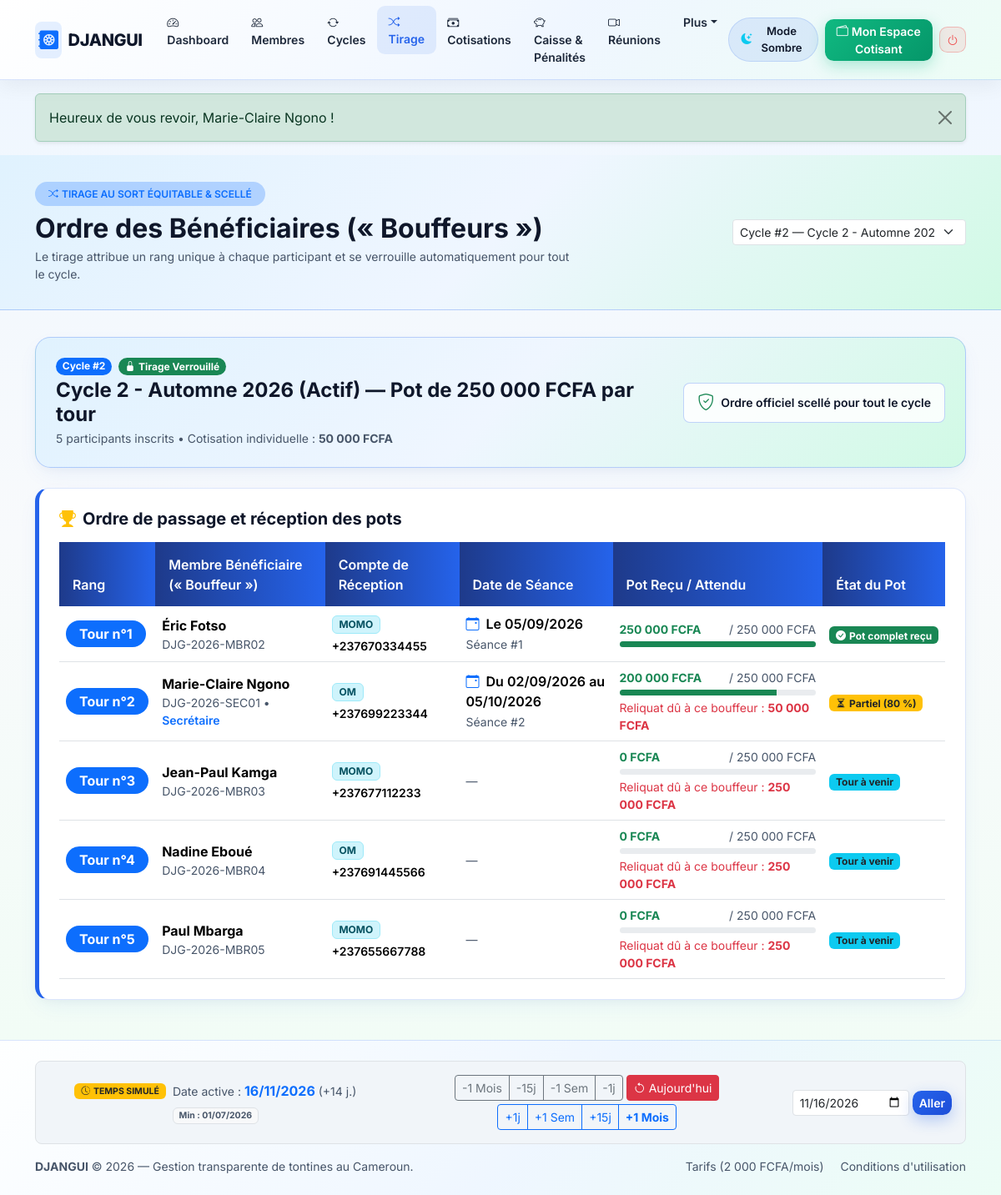
The page /admin/draws.php (signed in) on the database its author committed.
### tables this page shows
CREATE TABLE cycles (
    id INT UNSIGNED AUTO_INCREMENT PRIMARY KEY,
    tontine_id INT UNSIGNED NOT NULL,
    numero_cycle INT UNSIGNED NOT NULL,
    titre VARCHAR(100) NOT NULL,
    montant_cotisation DECIMAL(12,2) NOT NULL,
    frequence ENUM('hebdo', 'bimensuel', 'mensuel') NOT NULL DEFAULT 'mensuel',
    montant_penalite_retard DECIMAL(12,2) NOT NULL DEFAULT 0.00,
    date_debut DATE NOT NULL,
    date_fin DATE DEFAULT NULL,
    statut ENUM('brouillon', 'actif', 'termine', 'annule') NOT NULL DEFAULT 'brouillon',
    date_tirage DATETIME DEFAULT NULL,
    tirage_verrouille TINYINT(1) NOT NULL DEFAULT 0,
    auteur_tirage_id INT UNSIGNED DEFAULT NULL,
    created_at DATETIME NOT NULL DEFAULT CURRENT_TIMESTAMP,

    CONSTRAINT uq_cycles_tontine_numero UNIQUE (tontine_id, numero_cycle),
    CONSTRAINT chk_cycles_montant CHECK (montant_cotisation > 0),
    CONSTRAINT chk_cycles_penalite CHECK (montant_penalite_retard >= 0),
    CONSTRAINT fk_cycles_tontine FOREIGN KEY (tontine_id) REFERENCES tontines(id) ON DELETE CASCADE ON UPDATE CASCADE,
    CONSTRAINT fk_cycles_auteur_tirage FOREIGN KEY (auteur_tirage_id) REFERENCES users(id) ON DELETE SET NULL ON UPDATE CASCADE,
    INDEX idx_cycles_tontine_statut (tontine_id, statut)
);

CREATE TABLE cycle_members (
    id INT UNSIGNED AUTO_INCREMENT PRIMARY KEY,
    cycle_id INT UNSIGNED NOT NULL,
    user_id INT UNSIGNED NOT NULL,
    rang_beneficiaire INT UNSIGNED DEFAULT NULL COMMENT 'Ordre du tirage au sort (1, 2, 3...)',
    date_prevue_pot DATE DEFAULT NULL,
    montant_pot_attendu DECIMAL(12,2) NOT NULL DEFAULT 0.00 COMMENT 'Total que ce bouffeur doit recevoir sur sa seance',
    montant_pot_recu DECIMAL(12,2) NOT NULL DEFAULT 0.00 COMMENT 'Cumul reel deja recu des cotisants',
    pot_totalement_recu TINYINT(1) NOT NULL DEFAULT 0 COMMENT '1 si montant_pot_recu >= montant_pot_attendu',
    date_reception_pot DATETIME DEFAULT NULL,
    created_at DATETIME NOT NULL DEFAULT CURRENT_TIMESTAMP,

    CONSTRAINT uq_cycle_member_unique UNIQUE (cycle_id, user_id),
    CONSTRAINT uq_cycle_rang_unique UNIQUE (cycle_id, rang_beneficiaire),
    CONSTRAINT fk_cm_cycle FOREIGN KEY (cycle_id) REFERENCES cycles(id) ON DELETE CASCADE ON UPDATE CASCADE,
    CONSTRAINT fk_cm_user FOREIGN KEY (user_id) REFERENCES users(id) ON DELETE RESTRICT ON UPDATE CASCADE,
    INDEX idx_cm_user (user_id)
);

CREATE TABLE users (
    id INT UNSIGNED AUTO_INCREMENT PRIMARY KEY,
    code_public VARCHAR(24) NOT NULL COMMENT 'Identifiant public pour le QR Code (sans donnees sensibles)',
    username VARCHAR(50) NOT NULL,
    password_hash VARCHAR(255) NOT NULL,
    nom_complet VARCHAR(120) NOT NULL,
    telephone VARCHAR(20) NOT NULL,
    email VARCHAR(150) DEFAULT NULL,
    numero_cni VARCHAR(60) DEFAULT NULL COMMENT 'Donnee sensible visible uniquement par l admin',
    role ENUM('admin', 'member') NOT NULL DEFAULT 'member',
    statut_membre ENUM('actif', 'inactif', 'sorti') NOT NULL DEFAULT 'actif',
    statut_validation ENUM('en_attente', 'accepte', 'refuse') NOT NULL DEFAULT 'accepte',
    canal_paiement ENUM('momo', 'om', 'especes') NOT NULL DEFAULT 'momo',
    telephone_paiement VARCHAR(20) NOT NULL COMMENT 'Numero MoMo/OM qui envoie les cotisations et recoit le pot',
    tentatives_echouees TINYINT UNSIGNED NOT NULL DEFAULT 0,
    blocage_jusqua DATETIME DEFAULT NULL,
    reset_token VARCHAR(100) DEFAULT NULL,
    reset_expire_at DATETIME DEFAULT NULL,
    tontine_id INT UNSIGNED DEFAULT NULL COMMENT '1 seule tontine autorisee par compte',
    created_at DATETIME NOT NULL DEFAULT CURRENT_TIMESTAMP,
    updated_at DATETIME NOT NULL DEFAULT CURRENT_TIMESTAMP ON UPDATE CURRENT_TIMESTAMP,

    CONSTRAINT uq_users_code_public UNIQUE (code_public),
    CONSTRAINT uq_users_username UNIQUE (username),
    CONSTRAINT uq_users_telephone UNIQUE (telephone),
    CONSTRAINT uq_users_email UNIQUE (email),
    INDEX idx_users_tontine_statut (tontine_id, statut_membre)
);

### admin/draws.php (the view, shortened to what the rows shown need)
<?php
require_once __DIR__ . '/../includes/functions.php';
$tontine_id = (int)$_SESSION['tontine_id'];
$stmtCycles = $pdo->prepare("
    SELECT * FROM cycles
    WHERE tontine_id = ?
    ORDER BY (statut = 'actif') DESC, numero_cycle DESC
");
$stmtCycles->execute([$tontine_id]);
$cycles = $stmtCycles->fetchAll();
$cycle_id_select = isset($_GET['cycle_id']) ? (int)$_GET['cycle_id'] : 0;
$cycle_courant = null;
foreach ($cycles as $c) {
    if ($cycle_id_select === 0 && $c['statut'] === 'actif') {
        $cycle_courant = $c;
        break;
    }
}
$membres_cycle = [];
$seances_stats = [];
if ($cycle_courant) {
    $cid = (int)$cycle_courant['id'];
    $stmtMC = $pdo->prepare("
        SELECT cm.*, u.code_public, u.nom_complet, u.telephone, u.canal_paiement, u.telephone_paiement, u.role
        FROM cycle_members cm
        INNER JOIN users u ON u.id = cm.user_id
        WHERE cm.cycle_id = ?
        ORDER BY (cm.rang_beneficiaire IS NULL) ASC, cm.rang_beneficiaire ASC, u.nom_complet ASC
    ");
    $stmtMC->execute([$cid]);
    $membres_cycle = $stmtMC->fetchAll();
    $stmtSeances = $pdo->prepare("
        SELECT co.numero_seance,
               co.date_echeance,
               co.beneficiaire_cycle_member_id,
               COUNT(co.id) AS nb_cotisations,
               SUM(CASE WHEN co.statut = 'paye' THEN 1 ELSE 0 END) AS nb_payees,
               COALESCE(SUM(co.montant_attendu), 0) AS total_attendu_seance,
               COALESCE(SUM(co.montant_paye), 0) AS total_paye_seance
        FROM contributions co
        INNER JOIN cycle_members cm ON cm.id = co.cycle_member_id
        WHERE cm.cycle_id = ?
        GROUP BY co.numero_seance, co.date_echeance, co.beneficiaire_cycle_member_id
        ORDER BY co.numero_seance ASC
    ");
    $stmtSeances->execute([$cid]);
    foreach ($stmtSeances->fetchAll() as $row) {
        $seances_stats[(int)$row['numero_seance']] = $row;
    }
}
require_once __DIR__ . '/../includes/header.php';
?>
<div class="page-header-dark">
    <div class="container">
        <div class="row align-items-center g-3">
            <div class="col-lg-7">
                <h1 class="fw-bold h2 mb-1">Ordre des Bénéficiaires (« Bouffeurs »)</h1>
            </div>
        </div>
    </div>
</div>
<div class="container pb-5">
    <?php if (!$cycle_courant): ?>
        <div class="card card-djangui p-5 text-center">
            <i class="bi bi-arrow-repeat fs-1 text-muted mb-3"></i>
            <h4 class="fw-bold">Aucun cycle trouvé</h4>
            <p class="text-muted small mb-3">Veuillez d'abord créer et activer un cycle dans la gestion des cycles.</p>
            <div>
                <a href="<?= BASE_URL ?>/admin/cycles.php" class="btn btn-glow-blue">Créer un cycle</a>
            </div>
        </div>
    <?php else: ?>
        <div class="card-accent-djangui p-4 mb-4">
            <div class="row align-items-center g-3">
                <div class="col-lg-8">
                    <div class="d-flex align-items-center gap-2 mb-1">
                        <span class="badge bg-primary rounded-pill">Cycle #<?= (int)$cycle_courant['numero_cycle'] ?></span>
                        <?php if ((int)$cycle_courant['tirage_verrouille'] === 1): ?>
                            <span class="badge bg-success rounded-pill"><i class="bi bi-lock-fill me-1"></i>Tirage Verrouillé</span>
                        <?php else: ?>
                            <span class="badge bg-warning text-dark rounded-pill"><i class="bi bi-unlock-fill me-1"></i>En attente de tirage</span>
                        <?php endif; ?>
                    </div>
                    <h4 class="fw-bold mb-1">
                        <?= e($cycle_courant['titre'] ?? ('Cycle #' . $cycle_courant['numero_cycle'])) ?> —
                        Pot de <?= format_fcfa((float)$cycle_courant['montant_cotisation'] * count($membres_cycle)) ?> par tour
                    </h4>
                    <p class="text-muted small mb-0">
                        <?= count($membres_cycle) ?> participants inscrits • Cotisation individuelle :
                        <strong><?= format_fcfa($cycle_courant['montant_cotisation']) ?></strong>
                    </p>
                </div>
                <div class="col-lg-4 text-lg-end">
                    <?php if ((int)$cycle_courant['tirage_verrouille'] === 0 && $cycle_courant['statut'] === 'actif'): ?>
                        <form method="POST" action="draws.php" id="formTirage" onsubmit="return confirm('Attention : le tirage au sort est unique et sera verrouillé définitivement pour ce cycle. Confirmer ?');">
                            <?= champ_csrf() ?>
                            <input type="hidden" name="action" value="lancer_tirage">
                            <input type="hidden" name="cycle_id" value="<?= (int)$cycle_courant['id'] ?>">
                            <button type="submit" class="btn btn-glow-emerald btn-lg px-4">
                                <i class="bi bi-shuffle me-2"></i>Lancer le tirage au sort
                            </button>
                        </form>
                    <?php elseif ($cycle_courant['statut'] === 'brouillon'): ?>
                        <a href="<?= BASE_URL ?>/admin/cycles.php" class="btn btn-warning fw-bold text-dark">
                            Activer d'abord ce cycle
                        </a>
                    <?php else: ?>
                        <div class="d-inline-flex align-items-center gap-2 px-3 py-2 rounded-3 accent-subbox small fw-semibold">
                            <i class="bi bi-shield-check text-success fs-5"></i>
                            <span>Ordre officiel scellé pour tout le cycle</span>
                        </div>
                    <?php endif; ?>
                </div>
            </div>
        </div>
        <div class="card card-djangui p-4 border-left-navy">
            <h5 class="fw-bold mb-3">
                <i class="bi bi-trophy-fill text-warning me-2"></i>Ordre de passage et réception des pots
            </h5>
            <div class="table-responsive">
                <table class="table table-djangui align-middle mb-0">
                    <thead>
                        <tr>
                            <th>Rang</th>
                            <th>Membre Bénéficiaire (« Bouffeur »)</th>
                            <th>Compte de Réception</th>
                            <th>Date de Séance</th>
                            <th>Pot Reçu / Attendu</th>
                            <th>État du Pot</th>
                        </tr>
                    </thead>
                    <tbody>
                        <?php foreach ($membres_cycle as $m): ?>
                            <?php
                                $rang = $m['rang_beneficiaire'] ? (int)$m['rang_beneficiaire'] : null;
                                $info_seance = ($rang && isset($seances_stats[$rang])) ? $seances_stats[$rang] : null;
                                $pot_attendu = (float)$m['montant_pot_attendu'];
                                $pot_recu    = $info_seance ? max((float)$m['montant_pot_recu'], (float)$info_seance['total_paye_seance']) : (float)$m['montant_pot_recu'];
                                $pct_pot     = $pot_attendu > 0 ? min(100, round(($pot_recu / $pot_attendu) * 100)) : 0;
                                $manque_pot  = max(0, $pot_attendu - $pot_recu);
                            ?>
                            <tr>
                                <td>
                                    <?php if ($rang): ?>
                                        <span class="badge bg-primary rounded-pill px-3 py-2 fs-6">Tour n°<?= $rang ?></span>
                                    <?php else: ?>
                                        <span class="badge bg-secondary rounded-pill">Non tiré</span>
                                    <?php endif; ?>
                                </td>
                                <td>
                                    <div class="fw-bold"><?= e($m['nom_complet']) ?></div>
                                    <div class="small text-muted">
                                        <?= e($m['code_public']) ?>
                                        <?php if ($m['role'] === 'admin'): ?>
                                            • <span class="text-primary fw-semibold">Secrétaire</span>
                                        <?php endif; ?>
                                    </div>
                                </td>
                                <td>
                                    <span class="badge bg-info-subtle text-info-emphasis border border-info-subtle text-uppercase">
                                        <?= e($m['canal_paiement']) ?>
                                    </span>
                                    <div class="small fw-semibold mt-1"><?= e($m['telephone_paiement'] ?: $m['telephone']) ?></div>
                                </td>
                                <td>
                                    <?php if ($info_seance): ?>
                                        <div class="fw-semibold">
                                            <i class="bi bi-calendar-event text-primary me-1"></i>
                                            <?= e(formater_periode_seance($cycle_courant['date_debut'], $rang, $cycle_courant['frequence'], $info_seance['date_echeance'])) ?>
                                        </div>
                                        <span class="small text-muted">Séance #<?= $rang ?></span>
                                    <?php else: ?>
                                        <span class="text-muted small">—</span>
                                    <?php endif; ?>
                                </td>
                                <td style="min-width: 220px;">
                                    <div class="d-flex justify-content-between small mb-1">
                                        <strong class="text-success"><?= format_fcfa($pot_recu) ?></strong>
                                        <span class="text-muted">/ <?= format_fcfa($pot_attendu) ?></span>
                                    </div>
                                    <div class="progress" style="height: 7px;">
                                        <div class="progress-bar bg-success" style="width: <?= $pct_pot ?>%"></div>
                                    </div>
                                    <?php if ($rang && $manque_pot > 0): ?>
                                        <div class="small text-danger mt-1">
                                            Reliquat dû à ce bouffeur : <strong><?= format_fcfa($manque_pot) ?></strong>
                                        </div>
                                    <?php endif; ?>
                                </td>
                                <td>
                                    <?php if (!$rang): ?>
                                        <span class="badge bg-secondary">En attente du tirage</span>
                                    <?php elseif ($pct_pot >= 100 || (int)$m['pot_totalement_recu'] === 1): ?>
                                        <span class="badge bg-success"><i class="bi bi-check-circle-fill me-1"></i>Pot complet reçu</span>
                                    <?php elseif ($pot_recu > 0): ?>
                                        <span class="badge bg-warning text-dark"><i class="bi bi-hourglass-split me-1"></i>Partiel (<?= $pct_pot ?> %)</span>
                                    <?php else: ?>
                                        <span class="badge bg-info text-dark">Tour à venir</span>
                                    <?php endif; ?>
                                </td>
                            </tr>
                        <?php endforeach; ?>
                    </tbody>
                </table>
            </div>
        </div>
    <?php endif; ?>
</div>
<?php require_once __DIR__ . '/../includes/footer.php'; ?>

### rows shown on the page
cycles: numero_cycle "2", titre "Cycle 2 - Automne 2026 (Actif)", montant_cotisation "250 000 FCFA", montant_cotisation "50 000 FCFA"
cycle_members: rang_beneficiaire "1", user.nom_complet "Éric Fotso", user.code_public "DJG-2026-MBR02", user.canal_paiement "MOMO", user.telephone_paiement "+237670334455", date_echeance "Le 05/09/2026", pot_recu "250 000 FCFA", montant_pot_attendu "250 000 FCFA", $pct_pot 100 (drawn), montant_pot_recu "Pot complet reçu"
cycle_members: rang_beneficiaire "2", user.nom_complet "Marie-Claire Ngono", user.code_public "DJG-2026-SEC01", shows "Secrétaire", user.canal_paiement "OM", user.telephone_paiement "+237699223344", date_echeance "Du 02/09/2026 au 05/10/2026", pot_recu "200 000 FCFA", montant_pot_attendu "250 000 FCFA", manque_pot "50 000 FCFA", pct_pot "80"
cycle_members: rang_beneficiaire "3", user.nom_complet "Jean-Paul Kamga", user.code_public "DJG-2026-MBR03", user.canal_paiement "MOMO", user.telephone_paiement "+237677112233", montant_pot_recu "0 FCFA", montant_pot_attendu "250 000 FCFA", format_fcfa($manque_pot) "250 000 FCFA", pot_totalement_recu "Tour à venir"
cycle_members: rang_beneficiaire "4", user.nom_complet "Nadine Eboué", user.code_public "DJG-2026-MBR04", user.canal_paiement "OM", user.telephone_paiement "+237691445566", montant_pot_recu "0 FCFA", montant_pot_attendu "250 000 FCFA", format_fcfa($manque_pot) "250 000 FCFA", pot_totalement_recu "Tour à venir"
cycle_members: rang_beneficiaire "5", user.nom_complet "Paul Mbarga", user.code_public "DJG-2026-MBR05", user.canal_paiement "MOMO", user.telephone_paiement "+237655667788", montant_pot_recu "0 FCFA", montant_pot_attendu "250 000 FCFA", format_fcfa($manque_pot) "250 000 FCFA", pot_totalement_recu "Tour à venir"

### other values the page prints
$_SESSION['flash_texte'] "Heureux de vous revoir, Marie-Claire Ngono !"
count($membres_cycle) "5"
$date_sim_str "16/11/2026"
$jours_ecart "14"
$date_min_str "01/07/2026"
date_actuelle('Y') "2026"
